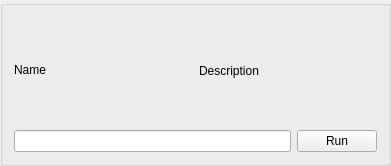
<?xml version="1.0" encoding="UTF-8"?>
<ui version="4.0">
 <class>WidgetCommand</class>
 <widget class="QGroupBox" name="WidgetCommand">
  <property name="geometry">
   <rect>
    <x>0</x>
    <y>0</y>
    <width>391</width>
    <height>166</height>
   </rect>
  </property>
  <property name="windowTitle">
   <string>GroupBox</string>
  </property>
  <layout class="QVBoxLayout" name="verticalLayout_2">
   <item>
    <layout class="QVBoxLayout" name="verticalLayout">
     <item>
      <layout class="QHBoxLayout" name="horizontalLayout">
       <item>
        <widget class="QLabel" name="lblCmdName">
         <property name="maximumSize">
          <size>
           <width>16777215</width>
           <height>60</height>
          </size>
         </property>
         <property name="text">
          <string>Name</string>
         </property>
        </widget>
       </item>
       <item>
        <widget class="QLabel" name="lblDescription">
         <property name="text">
          <string>Description</string>
         </property>
        </widget>
       </item>
      </layout>
     </item>
     <item>
      <layout class="QHBoxLayout" name="horizontalLayout_2">
       <item>
        <widget class="QLineEdit" name="lineEdit"/>
       </item>
       <item>
        <widget class="QPushButton" name="pushButton">
         <property name="text">
          <string>Run</string>
         </property>
        </widget>
       </item>
      </layout>
     </item>
    </layout>
   </item>
   <item>
    <layout class="QGridLayout" name="gridLayout"/>
   </item>
  </layout>
 </widget>
 <resources/>
 <connections/>
</ui>
